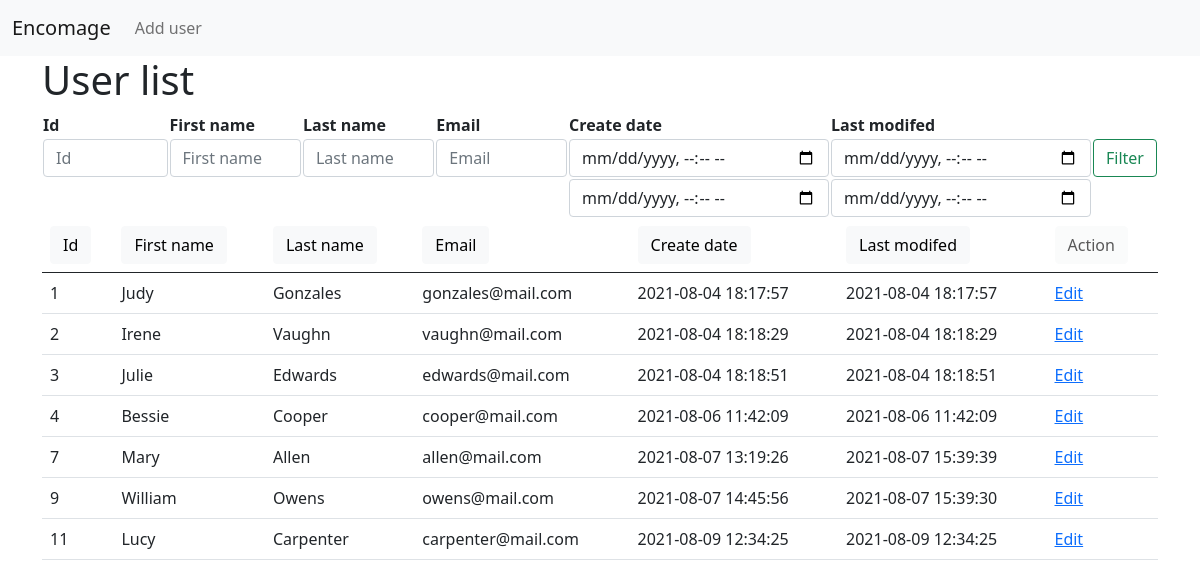
The page / on the database its author committed.
### tables this page shows
CREATE TABLE `users` (
  `id` bigint NOT NULL,
  `first_name` varchar(64) DEFAULT NULL,
  `last_name` varchar(64) DEFAULT NULL,
  `email` varchar(64) DEFAULT NULL,
  `create_date` timestamp NULL DEFAULT CURRENT_TIMESTAMP,
  `update_date` timestamp NULL DEFAULT CURRENT_TIMESTAMP
);

### core/libs/View.php (called while the page is built, shortened)
<?php
class View
{
    public static function render(string $path, array $data = [], int $code = 200)
    {
        extract($data);
        require_once 'core/views/header.php';
        require_once 'core/views/' . $path . '.php';
        require_once 'core/views/footer.php';
    }
}

### core/controllers/MainController.php (called while the page is built, shortened)
<?php
class MainController extends Controller
{
    public function index()
    {
        $users = Users::all();
        View::render('home', compact('users'));
    }
}

### core/libs/Route.php (called while the page is built, shortened)
<?php
class Route
{
    private static $url;
    public static function start()
    {
        try {
            self::$url = $_GET['url'] ?? '/';
            $routes = require_once 'routes/web.php';
            $matches = [];
            foreach ($routes as $reg => $value) {
                $pattern = "~^$reg/?$~";
                if (preg_match($pattern, self::$url, $matches) == 1) {
                    self::$url = $reg;
                    break;
                }
            }
            list($nameController, $nameMethod) = $routes[self::$url];
            $controller = new $pathController();
            $controller->$nameMethod($matches[1] ?? null);
        } catch (\PDOException $e) {
            echo $e->getMessage();
        } catch (NotFoundException $e) {
            View::render('errors/404', [], 404);
            exit;
        }
    }
}

### index.php (called while the page is built, shortened)
<?php
Core\Libs\Route::start();

### core/config.php (called while the page is built)
<?php
$db = [
    'host'      => 'localhost',
    'dbname'    => 'test_encomage_db',
    'user'      => 'root',
    'password'  => 'root'
];

### core/libs/DataBase.php (called while the page is built, shortened)
<?php
class DataBase
{
    private $pdo;
    private static $instance;
    private function __construct()
    {
        require_once 'core/config.php';
        $this->pdo = new PDO("mysql:host={$db['host']};dbname={$db['dbname']}", $db['user'], $db['password']);
    }
    public function query(string $sql, array $params = [], string $className = 'stdClass')
    {
        $prep = $this->pdo->prepare($sql);
        $result = $prep->execute($params);
        return $prep->fetchAll(PDO::FETCH_CLASS, $className);
    }
    public static function getInstance()
    {
        if (self::$instance == null) {
            self::$instance = new DataBase();
        }
        return self::$instance;
    }
}

### core/models/Model.php (called while the page is built, shortened)
<?php
abstract class Model
{
    public static function all()
    {
        $db = DataBase::getInstance();
        return $db->query('SELECT * FROM ' . static::getTable(), [], static::class);
    }
}

### core/models/Users.php (called while the page is built, shortened)
<?php
class Users extends Model
{
    private static $table = 'users';
    public static function getTable()
    {
        return self::$table;
    }
}

### core/views/home.php (the view)
<div class="container">
    <h1>User list</h1>
    <div class="d-flex">
        <table>
            <thead>
                <tr>
                    <th scope="col">Id</th>
                    <th scope="col">First name</th>
                    <th scope="col">Last name</th>
                    <th scope="col">Email</th>
                    <th scope="col">Create date</th>
                    <th scope="col">Last modifed</th>
                </tr>
            </thead>
            <tbody>
                <tr>
                    <td> <input class="form-control me-2" id="filter_id" type="text" placeholder="Id"> </td>
                    <td> <input class="form-control me-2" id="filter_first_name" type="text" placeholder="First name"> </td>
                    <td> <input class="form-control me-2" id="filter_last_name" type="text" placeholder="Last name"> </td>
                    <td> <input class="form-control me-2" id="filter_email" type="text" placeholder="Email"> </td>
                    <td> <input class="form-control me-2" id="filter_create_date_from" type="datetime-local" placeholder="Create date: from"> </td>
                    <td> <input class="form-control me-2" id="filter_modifed_date_from" type="datetime-local" placeholder="Last modifed: from"> </td>
                    <td> <button class="btn btn-outline-success" id="button_filter">Filter</button> </td>
                </tr>
                <tr>
                    <td> </td>
                    <td> </td>
                    <td> </td>
                    <td> </td>
                    <td> <input class="form-control me-2" id="filter_create_date_to" type="datetime-local" placeholder="Create date: to"> </td>
                    <td> <input class="form-control me-2" id="filter_modifed_date_to" type="datetime-local" placeholder="Last modifed: to"> </td>
                </tr>
            </tbody>
        </table>
</div>
    <table class="table">
        <thead>
            <tr>
                <th scope="col">
                    <button type="button" class="btn btn-light" id="button_id">Id</button>
                </th>
                <th scope="col">
                    <button type="button" class="btn btn-light" id="button_first_name">First name</button>
                </th>
                <th scope="col">
                    <button type="button" class="btn btn-light" id="button_last_name">Last name</button>
                </th>
                <th scope="col">
                    <button type="button" class="btn btn-light" id="button_email">Email</button>
                </th>
                <th scope="col">
                    <button type="button" class="btn btn-light" id="button_create_date">Create date</button>
                </th>
                <th scope="col">
                    <button type="button" class="btn btn-light" id="button_last_modifed">Last modifed</button>
                </th>
                <th scope="col">
                    <button type="button" class="btn btn-light" disabled>Action</button>
                </th>
            </tr>
        </thead>
        <tbody id="table">
            <?php foreach ($users as $this_user) : ?>
                <tr class="th_row">
                    <td class="col_id"><?= $this_user->id ?></th>
                    <td class="col_first_name"><?= $this_user->first_name ?></td>
                    <td class="col_last_name"><?= $this_user->last_name ?></td>
                    <td><?= $this_user->email ?></td>
                    <td><?= $this_user->create_date ?></td>
                    <td><?= $this_user->update_date ?></td>
                    <td><a href="edit?id=<?= $this_user->id ?>">Edit</a></td>
                </tr>
            <?php endforeach ?>
        </tbody>
    </table>
</div>

### core/views/header.php (shortened to what this page needs)
<!doctype html>
<html lang="en">
<head>
    <link href="https://cdn.jsdelivr.net/npm/bootstrap@5.0.2/dist/css/bootstrap.min.css" rel="stylesheet">
</head>
<body>
<nav class="navbar navbar-expand-lg navbar-light bg-light">
  <div class="container-fluid">
    <a class="navbar-brand" href=".">Encomage</a>
    <div class="collapse navbar-collapse" id="navbarSupportedContent">
      <ul class="navbar-nav me-auto mb-2 mb-lg-0">
        <li class="nav-item">
          <a class="nav-link" href="add">Add user</a>
        </li>
      </ul>
    </div>
  </div>
</nav>

### core/views/footer.php (shortened to what this page needs)
</body>
</html>

### rows shown on the page
users: id "1", first_name "Judy", last_name "Gonzales", email "gonzales@mail.com", create_date "2021-08-04 18:17:57", update_date "2021-08-04 18:17:57"
users: id "2", first_name "Irene", last_name "Vaughn", email "vaughn@mail.com", create_date "2021-08-04 18:18:29", update_date "2021-08-04 18:18:29"
users: id "3", first_name "Julie", last_name "Edwards", email "edwards@mail.com", create_date "2021-08-04 18:18:51", update_date "2021-08-04 18:18:51"
users: id "4", first_name "Bessie", last_name "Cooper", email "сooper@mail.com", create_date "2021-08-06 11:42:09", update_date "2021-08-06 11:42:09"
users: id "7", first_name "Mary", last_name "Allen", email "allen@mail.com", create_date "2021-08-07 13:19:26", update_date "2021-08-07 15:39:39"
users: id "9", first_name "William", last_name "Owens", email "owens@mail.com", create_date "2021-08-07 14:45:56", update_date "2021-08-07 15:39:30"
users: id "11", first_name "Lucy", last_name "Carpenter", email "carpenter@mail.com", create_date "2021-08-09 12:34:25", update_date "2021-08-09 12:34:25"
